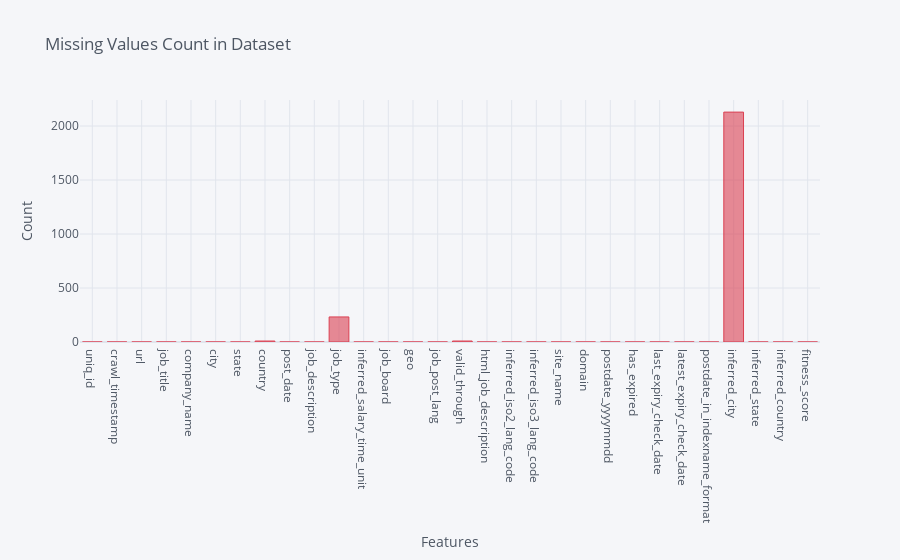

Write notebook code for a chart like this one.
### Markdown cell above
# Cleaning Data

Methodology, I used a pandas DataFrame to store the data, which has a isna() method that detects all values that are unfilled. Using this method I removed columns that had more than 80% missing values. There were 10 features that were dropped

### Code cell
missing = df.isna().sum().reset_index()
missing.columns = ['features', 'total_missing']
missing['percent'] = (missing['total_missing'] / len(df)) * 100
missing.index = missing['features']
del missing['features']

missing['total_missing'].iplot(kind = 'bar', 
                               title = 'Missing Values Count in Dataset',
                               xTitle = 'Features',
                               colors = 'red',
                               yTitle = 'Count')
missing.T
to_drop = missing[missing['percent'] >= 80.0].index
print(f"There are {len(to_drop)} features with more than 80% missing values. We will drop this from dataset.")
df.drop(to_drop, axis = 1, inplace = True)
df.shape

### Figure 1 — Plotly figure (JSON) as saved in the notebook; plotly's stock layout.template omitted (floating-point values rounded to 4 significant figures)
{"data": [{"name": "total_missing", "text": "", "y": [0, 0, 0, 0, 0, 0, 0, 9, 0, 0, 232, 0, 0, 0, 0, 9, 0, 0, 0, 0, 0, 0, 0, 0, 0, 0, 2129, 0, 0, 0], "marker": {"color": "rgba(219, 64, 82, 0.6)", "line": {"color": "rgba(219, 64, 82, 1.0)", "width": 1}}, "x": ["uniq_id", "crawl_timestamp", "url", "job_title", "company_name", "city", "state", "country", "post_date", "job_description", "job_type", "inferred_salary_time_unit", "job_board", "geo", "job_post_lang", "valid_through", "html_job_description", "inferred_iso2_lang_code", "inferred_iso3_lang_code", "site_name", "domain", "postdate_yyyymmdd", "has_expired", "last_expiry_check_date", "latest_expiry_check_date", "postdate_in_indexname_format", "inferred_city", "inferred_state", "inferred_country", "fitness_score"], "type": "bar", "orientation": "v"}], "layout": {"title": {"text": "Missing Values Count in Dataset", "font": {"color": "#4D5663"}}, "paper_bgcolor": "#F5F6F9", "plot_bgcolor": "#F5F6F9", "yaxis": {"tickfont": {"color": "#4D5663"}, "zerolinecolor": "#E1E5ED", "title": {"text": "Count", "font": {"color": "#4D5663"}}, "gridcolor": "#E1E5ED", "showgrid": true}, "xaxis": {"tickfont": {"color": "#4D5663"}, "zerolinecolor": "#E1E5ED", "title": {"text": "Features", "font": {"color": "#4D5663"}}, "gridcolor": "#E1E5ED", "showgrid": true}, "legend": {"bgcolor": "#F5F6F9", "font": {"color": "#4D5663"}}}}
